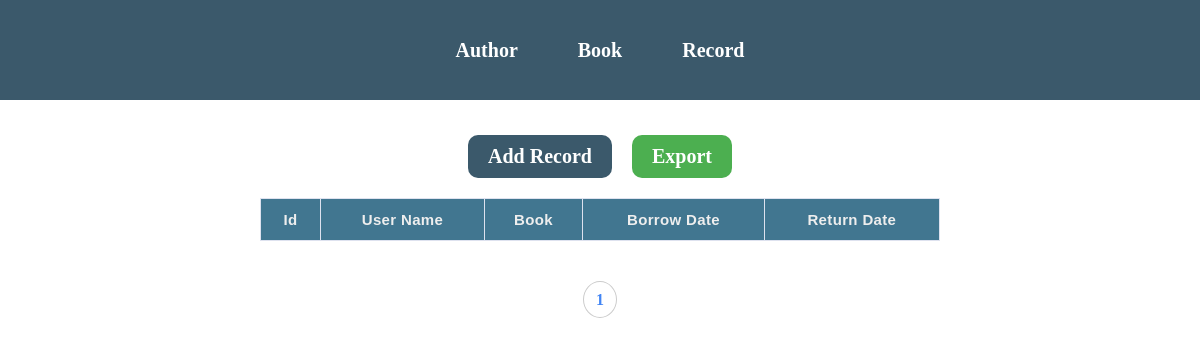
Before: /records with the older database file.
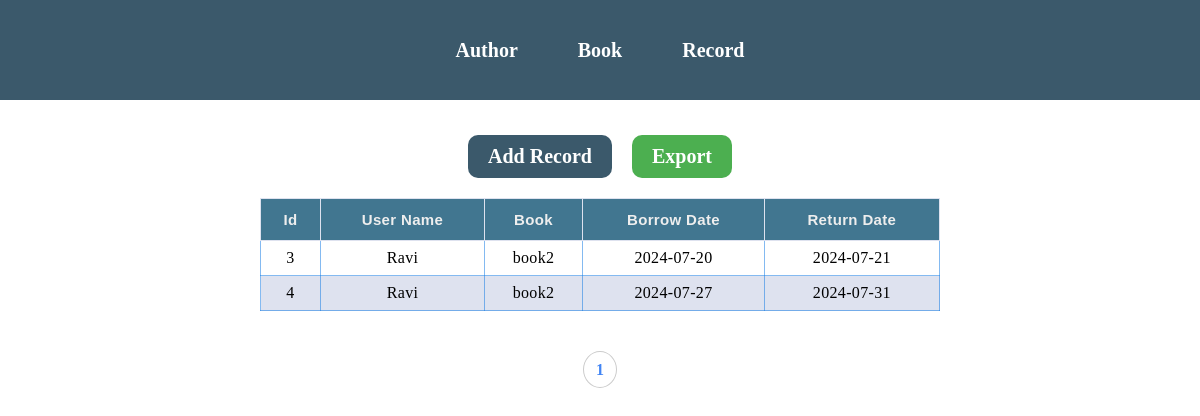
After: the same page with the newer database file.
### App/models.py (models this page shows, shortened)
class BorrowRecord(models.Model):
    user_name=models.CharField(max_length=50)
    borrow_date=models.CharField(max_length=100)
    return_date=models.CharField(max_length=100)
    book=models.ForeignKey(Book,on_delete=models.CASCADE)

class Book(models.Model):
    title = models.CharField(max_length=100)
    genre=models.CharField(max_length=100)
    published_date=models.CharField(max_length=50)
    author = models.ForeignKey(Author, on_delete=models.CASCADE)
    def __str__(self):
        return self.title

### App/views.py (the view)
# urls.py: path('records',records,name='records'),
def records(request):
    all_data=BorrowRecord.objects.all()
    paginator=Paginator(all_data,10)
    page_number=request.GET.get('page')
    data=paginator.get_page(page_number)
    total_page=data.paginator.num_pages
    list=[n+1 for n in range(total_page)]
    return render(request,'record.html',{'data':data,'page':list})

### App/templates/record.html (shortened to what this page needs)
{% extends 'base.html' %}
{% block content %}
<div class="outer">
    <div class="btn">
        <a href="add_record" class="add-btn">Add Record</a>
        <a href="export_records" class="export-btn">Export</a>
    </div>
    <div class="container">
        <table class="table">
            <thead>
                <tr>
                    <th>Id</th>
                    <th>User Name</th>
                    <th>Book</th>
                    <th>Borrow Date</th>
                    <th>Return Date</th>
                </tr>
            </thead>
            <tbody>
                {% for i in data %}
                <tr>
                    <td data-label="Id">{{i.id}}</td>
                    <td data-label="User Name">{{i.user_name}}</td>
                    <td data-label="Book">{{i.book}}</td>
                    <td data-label="Borrow Date">{{i.borrow_date}}</td>
                    <td data-label="Return Date">{{i.return_date}}</td>
                </tr>
                {% endfor %}
            </tbody>
        </table>
    </div>
    <div class="pagination_rounded">
        <ul>
            {% for i in page %}
            <li>
                <a href="?page={{i}}" class="ab">{{i}}</a>
            </li>
            {% endfor %}
        </ul>
    </div>
</div>
{% endblock %}

Changed rows visible on the page:
added BorrowRecord: id "3", user_name "Ravi", book "book2", borrow_date "2024-07-20", return_date "2024-07-21"
added BorrowRecord: id "4", user_name "Ravi", book "book2", borrow_date "2024-07-27", return_date "2024-07-31"
